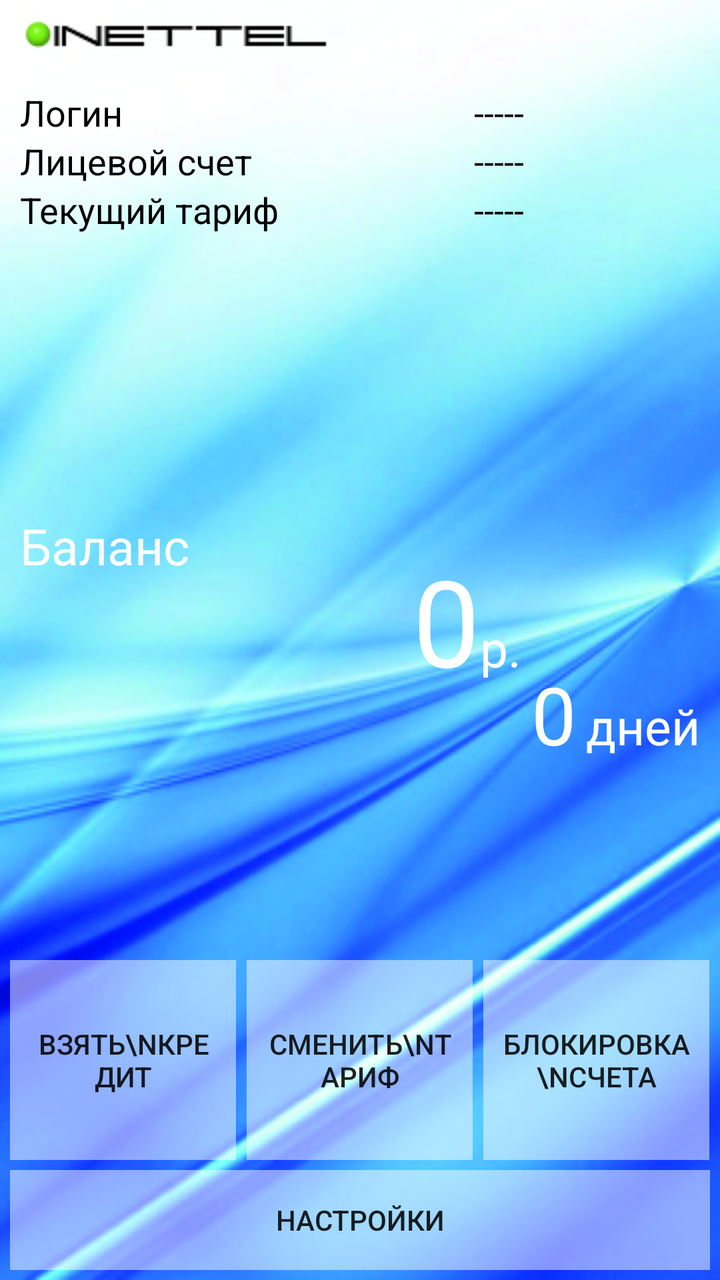
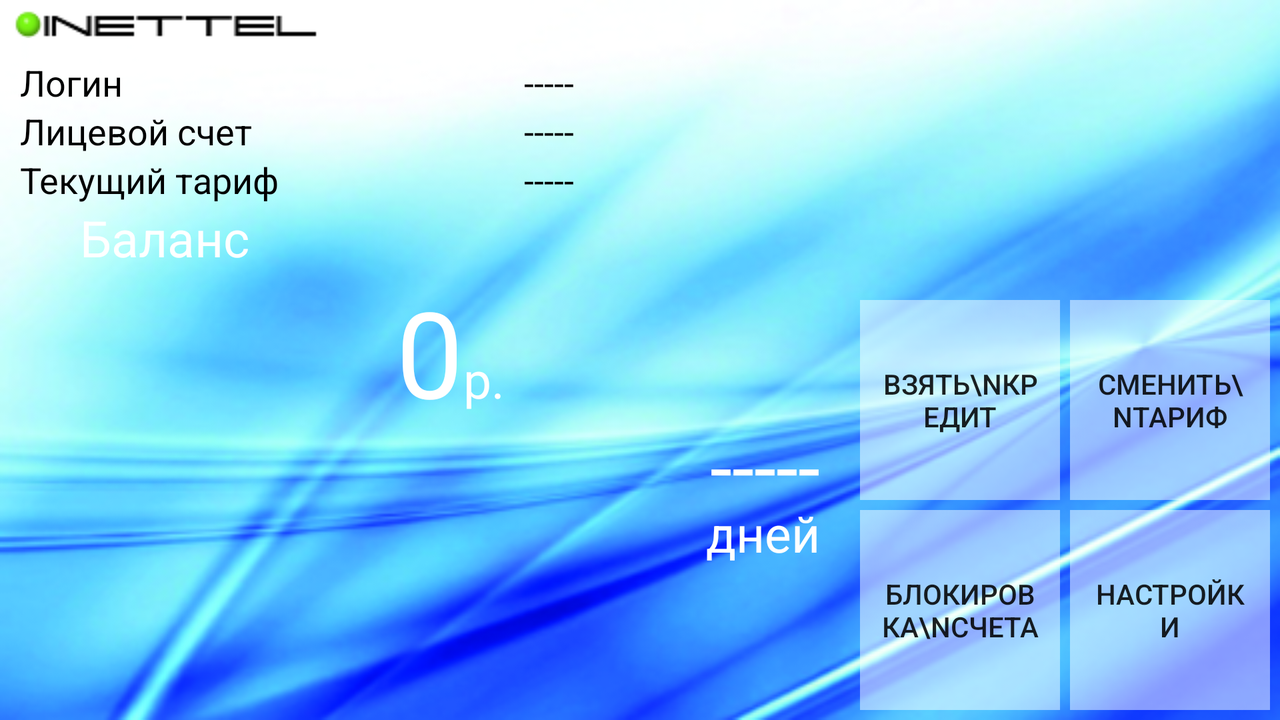

The same Android screen from two of the app's own layout files: first res/layout/ as a phone draws it, then the author's variant for another configuration, drawn on a device whose configuration selects that folder. Both files follow.
<!-- AndroidManifest.xml: fallback theme Theme.MaterialComponents.DayNight.NoActionBar -->
<!-- res/layout/main_layout.xml -->
<?xml version="1.0" encoding="utf-8"?>
<RelativeLayout xmlns:android="http://schemas.android.com/apk/res/android"
              android:orientation="vertical"
              android:layout_width="match_parent"
              android:layout_height="match_parent"
              android:background="@drawable/backv">

    <Button
            android:layout_width="match_parent"
            android:layout_height="wrap_content"
            android:text="Настройки"
            android:id="@+id/btnSettings"
            android:layout_alignParentBottom="true"
            android:layout_centerHorizontal="true"
            android:background="@drawable/button_background"
            android:layout_margin="5dp"
            android:onClick="onClickBtnSettings"/>

    <LinearLayout
            android:orientation="horizontal"
            android:layout_width="fill_parent"
            android:layout_height="100dp"
            android:layout_above="@+id/btnSettings"
            android:layout_alignParentLeft="false"
            android:layout_alignParentTop="false"
            android:layout_alignParentBottom="false"
            android:layout_alignWithParentIfMissing="false"
            android:layout_marginLeft="5dp"
            android:id="@+id/linearLayout">

        <Button
                android:layout_width="match_parent"
                android:layout_height="match_parent"
                android:text="Взять\nкредит"
                android:id="@+id/btnAddCredit"
                android:layout_weight="1"
                android:background="@drawable/button_background"
                android:layout_marginRight="5dp"
                android:onClick="onClickBtnAddCredit"/>

        <Button
                android:layout_width="match_parent"
                android:layout_height="match_parent"
                android:text="Сменить\nтариф"
                android:id="@+id/btnChangeTariff"
                android:layout_weight="1"
                android:background="@drawable/button_background"
                android:layout_marginRight="5dp" android:onClick="onClickBtnChangeTariff"/>

        <Button
                android:layout_width="match_parent"
                android:layout_height="match_parent"
                android:text="Блокировка\nсчета"
                android:id="@+id/btnAddBlock"
                android:layout_weight="1"
                android:background="@drawable/button_background"
                android:layout_marginRight="5dp" android:onClick="onClickBtnAddBlock"/>
    </LinearLayout>

    <LinearLayout
            android:orientation="vertical"
            android:layout_width="match_parent"
            android:layout_height="wrap_content"
            android:layout_centerVertical="true">

        <TextView
                android:layout_width="wrap_content"
                android:layout_height="wrap_content"
                android:text="Баланс"
                android:id="@+id/textView"
                style="@style/text3"
                android:layout_marginLeft="10dp"
                />

        <LinearLayout
                android:orientation="horizontal"
                android:layout_width="fill_parent"
                android:layout_height="fill_parent"
                android:layout_marginTop="-20dp">

            <TextView
                    android:layout_width="match_parent"
                    android:layout_height="wrap_content"
                    android:text="0"
                    android:id="@+id/tvBalance"
                    style="@style/text4"
                    android:layout_weight="1"
                    android:gravity="right"/>

            <TextView
                    android:layout_width="match_parent"
                    android:layout_height="wrap_content"
                    android:text="р."
                    android:id="@+id/textView4"
                    android:layout_weight="2"
                    style="@style/text3"
                    android:gravity="left"
                    />
        </LinearLayout>

        <LinearLayout
                android:orientation="horizontal"
                android:layout_width="fill_parent"
                android:layout_height="fill_parent"
                android:gravity="right"
                android:layout_marginTop="-20dp">

            <TextView
                    android:layout_width="wrap_content"
                    android:layout_height="wrap_content"
                    android:text="0"
                    android:id="@+id/tvDaysLeft"
                    style="@style/text5"
                    android:layout_marginRight="5dp"
                    />

            <TextView
                    android:layout_width="wrap_content"
                    android:layout_height="wrap_content"
                    android:text="дней"
                    android:id="@+id/tvDayEnding"
                    style="@style/text3"
                    android:layout_marginRight="10dp"
                    />
        </LinearLayout>

    </LinearLayout>

    <ImageView
            android:layout_width="wrap_content"
            android:layout_height="wrap_content"
            android:id="@+id/imageView"
            android:layout_alignParentTop="true"
            android:layout_alignParentLeft="true"
            android:background="@drawable/inettel_s"
            android:layout_marginLeft="10dp"
            android:layout_marginTop="10dp"
            android:onClick="gotoSite"/>

    <TableLayout
            android:layout_width="fill_parent"
            android:layout_height="wrap_content"
            android:layout_below="@+id/imageView"
            android:layout_marginLeft="10dp"
            android:layout_marginTop="20dp">

        <TableRow
                android:layout_width="fill_parent"
                android:layout_height="fill_parent">

            <TextView
                    android:layout_width="match_parent"
                    android:layout_height="wrap_content"
                    android:text="Логин"
                    android:id="@+id/textView3"
                    android:layout_column="0"
                    android:layout_weight="1"
                    style="@style/text1"/>

            <TextView
                    android:layout_width="match_parent"
                    android:layout_height="wrap_content"
                    android:text="-----"
                    android:id="@+id/tvLogin"
                    android:layout_column="1"
                    android:layout_weight="1"
                    style="@style/text1"/>
        </TableRow>

        <TableRow
                android:layout_width="fill_parent"
                android:layout_height="fill_parent">

            <TextView
                    android:layout_width="match_parent"
                    android:layout_height="wrap_content"
                    android:text="Лицевой счет"
                    android:id="@+id/textView2"
                    android:layout_weight="1"
                    style="@style/text1"/>

            <TextView
                    android:layout_width="match_parent"
                    android:layout_height="wrap_content"
                    android:text="-----"
                    android:id="@+id/tvAccountId"
                    android:layout_weight="1"
                    style="@style/text1"/>
        </TableRow>

        <TableRow
                android:layout_width="fill_parent"
                android:layout_height="fill_parent"
                >

            <TextView
                    android:layout_width="match_parent"
                    android:layout_height="wrap_content"
                    android:text="Текущий тариф"
                    android:id="@+id/textView7"
                    android:layout_weight="1"
                    style="@style/text1"
                    />

            <TextView
                    android:layout_width="match_parent"
                    android:layout_height="wrap_content"
                    android:text="-----"
                    android:id="@+id/tvCurrentTariff"
                    android:layout_weight="1"
                    style="@style/text1"/>

        </TableRow>

    </TableLayout>

</RelativeLayout>
<!-- resources referenced by this layout -->
<resources>
  <!-- drawable backv: png bitmap (drawable, 514911 bytes) -->
  <!-- drawable button_background (drawable) -->
  <?xml version="1.0" encoding="utf-8"?>
  <selector xmlns:android="http://schemas.android.com/apk/res/android">
      <item android:drawable="@drawable/button_pressed" android:state_pressed="true" />
      <item android:drawable="@drawable/button" android:state_focused="true" />
      <item android:drawable="@drawable/button" />
  </selector>
  <!-- drawable inettel_s: png bitmap (drawable, 1118 bytes) -->
  <style name="text1">
          <item name="android:textSize">18dp</item>
          <item name="android:textColor">#000000</item>
      </style>
  <style name="text3">
          <item name="android:textSize">25dp</item>
          <item name="android:textColor">#ffffff</item>
      </style>
  <style name="text4">
          <item name="android:textSize">60dp</item>
          <item name="android:textColor">#ffffff</item>
      </style>
  <style name="text5">
          <item name="android:textSize">40dp</item>
          <item name="android:textColor">#ffffff</item>
      </style>
  <!-- drawable button_pressed: png bitmap (drawable, 145 bytes) -->
  <!-- drawable button: png bitmap (drawable, 147 bytes) -->
</resources>
<!-- res/layout-land/main_layout.xml (the author's variant of the layout above) -->
<!-- drawn on the phone turned sideways -->
<?xml version="1.0" encoding="utf-8"?>
<RelativeLayout xmlns:android="http://schemas.android.com/apk/res/android"
              android:orientation="vertical"
              android:layout_width="match_parent"
              android:layout_height="match_parent"
              android:background="@drawable/backh">

    <Button
            android:layout_width="100dp"
            android:layout_height="100dp"
            android:text="Настройки"
            android:id="@+id/btnSettings"
            android:layout_alignParentBottom="true"
            android:layout_alignParentRight="true"
            android:background="@drawable/button_background"
            android:layout_marginRight="5dp"
            android:layout_marginBottom="5dp"
            android:onClick="onBtnSettingsClick"/>

    <Button
            android:layout_width="100dp"
            android:layout_height="100dp"
            android:text="Сменить\nтариф"
            android:id="@+id/btnChangeTariff"
            android:background="@drawable/button_background"
            android:layout_above="@+id/btnSettings"
            android:layout_alignLeft="@+id/btnSettings"
            android:layout_marginBottom="5dp" android:onClick="onBtnChangeTariffClick"/>

    <Button
            android:layout_width="100dp"
            android:layout_height="100dp"
            android:text="Блокировка\nсчета"
            android:id="@+id/btnAddBlock"
            android:layout_below="@+id/btnChangeTariff"
            android:layout_toLeftOf="@+id/btnSettings"
            android:background="@drawable/button_background"
            android:layout_marginRight="5dp" android:onClick="onBtnAddBlockClick"/>

    <Button
            android:layout_width="100dp"
            android:layout_height="100dp"
            android:text="Взять\nкредит"
            android:id="@+id/btnAddCredit"
            android:background="@drawable/button_background"
            android:layout_alignTop="@+id/btnChangeTariff"
            android:layout_alignLeft="@+id/btnAddBlock"
            android:onClick="onBtnAddCreditClick"/>

    <TableLayout
            android:layout_width="fill_parent"
            android:layout_height="wrap_content"
            android:layout_below="@+id/imageView"
            android:layout_alignRight="@+id/linearLayout"
            android:layout_alignParentLeft="true"
            android:layout_marginLeft="10dp"
            android:id="@+id/tableLayout"
            android:layout_marginTop="10dp">

        <TableRow
                android:layout_width="fill_parent"
                android:layout_height="fill_parent">

            <TextView
                    android:layout_width="match_parent"
                    android:layout_height="wrap_content"
                    android:text="Логин"
                    android:id="@+id/textView2"
                    style="@style/text1"
                    android:layout_weight="1"/>

            <TextView
                    android:layout_width="match_parent"
                    android:layout_height="wrap_content"
                    android:text="-----"
                    android:id="@+id/tvLogin"
                    style="@style/text1"
                    android:layout_weight="1"/>
        </TableRow>

        <TableRow
                android:layout_width="fill_parent"
                android:layout_height="fill_parent">

            <TextView
                    android:layout_width="match_parent"
                    android:layout_height="wrap_content"
                    android:text="Лицевой счет"
                    android:id="@+id/textView5"
                    style="@style/text1"
                    android:layout_weight="1"/>

            <TextView
                    android:layout_width="match_parent"
                    android:layout_height="wrap_content"
                    android:text="-----"
                    android:id="@+id/tvAccountId"
                    style="@style/text1"
                    android:layout_weight="1"/>

        </TableRow>

        <TableRow
                android:layout_width="fill_parent"
                android:layout_height="fill_parent">

            <TextView
                    android:layout_width="match_parent"
                    android:layout_height="wrap_content"
                    android:text="Текущий тариф"
                    android:id="@+id/textView3"
                    android:layout_weight="1"
                    style="@style/text1"/>

            <TextView
                    android:layout_width="match_parent"
                    android:layout_height="wrap_content"
                    android:text="-----"
                    android:id="@+id/tvCurrentTariff"
                    android:layout_alignParentTop="true"
                    android:layout_toLeftOf="@+id/tvNextTariff"
                    android:layout_weight="1"
                    style="@style/text1"
                    />

        </TableRow>
    </TableLayout>

    <LinearLayout
            android:orientation="vertical"
            android:layout_width="match_parent"
            android:layout_height="match_parent"
            android:layout_alignParentLeft="true"
            android:layout_alignBottom="@+id/btnAddBlock"
            android:layout_marginLeft="20dp"
            android:id="@+id/linearLayout"
            android:layout_toLeftOf="@+id/btnAddBlock"
            android:layout_marginRight="20dp"
            android:layout_below="@+id/tableLayout">

        <TextView
                android:layout_width="wrap_content"
                android:layout_height="wrap_content"
                android:text="Баланс"
                android:id="@+id/textView"
                style="@style/text3"
                android:layout_marginLeft="20dp"/>

        <LinearLayout
                android:orientation="horizontal"
                android:layout_width="fill_parent"
                android:layout_height="wrap_content"
                >

            <TextView
                    android:layout_width="wrap_content"
                    android:layout_height="wrap_content"
                    android:text="0"
                    android:id="@+id/tvBalance"
                    style="@style/text4"
                    android:layout_weight="1"
                    android:gravity="right"/>

            <TextView
                    android:layout_width="0dp"
                    android:layout_height="wrap_content"
                    android:text="р."
                    android:id="@+id/textWiew2"
                    style="@style/text3"
                    android:layout_weight="1"/>
        </LinearLayout>

        <TextView
                android:layout_width="match_parent"
                android:layout_height="wrap_content"
                android:text="-----"
                android:id="@+id/tvDaysLeft"
                style="@style/text5"
                android:gravity="right"
                android:layout_marginTop="-10dp"/>

        <TextView
                android:layout_width="match_parent"
                android:layout_height="wrap_content"
                android:text="дней"
                android:id="@+id/tvDayEnding"
                style="@style/text3"
                android:gravity="right"
                android:layout_marginTop="-10dp"/>

    </LinearLayout>

    <ImageView
            android:layout_width="wrap_content"
            android:layout_height="wrap_content"
            android:id="@+id/imageView"
            android:layout_alignParentTop="true"
            android:layout_alignParentLeft="true"
            android:background="@drawable/inettel_s"
            android:layout_marginLeft="5dp"
            android:layout_marginTop="5dp"
            android:onClick="gotoSite"/>

</RelativeLayout>
<!-- resources referenced by the variant -->
<!-- as the phone turned sideways resolves them -->
<resources>
  <!-- drawable backh: png bitmap (drawable, 510078 bytes) -->
  <!-- drawable button_background (drawable) -->
  <?xml version="1.0" encoding="utf-8"?>
  <selector xmlns:android="http://schemas.android.com/apk/res/android">
      <item android:drawable="@drawable/button_pressed" android:state_pressed="true" />
      <item android:drawable="@drawable/button" android:state_focused="true" />
      <item android:drawable="@drawable/button" />
  </selector>
  <!-- drawable inettel_s: png bitmap (drawable, 1118 bytes) -->
  <style name="text1">
          <item name="android:textSize">18dp</item>
          <item name="android:textColor">#000000</item>
      </style>
  <style name="text3">
          <item name="android:textSize">25dp</item>
          <item name="android:textColor">#ffffff</item>
      </style>
  <style name="text4">
          <item name="android:textSize">60dp</item>
          <item name="android:textColor">#ffffff</item>
      </style>
  <style name="text5">
          <item name="android:textSize">40dp</item>
          <item name="android:textColor">#ffffff</item>
      </style>
  <!-- drawable button_pressed: png bitmap (drawable, 145 bytes) -->
  <!-- drawable button: png bitmap (drawable, 147 bytes) -->
</resources>
